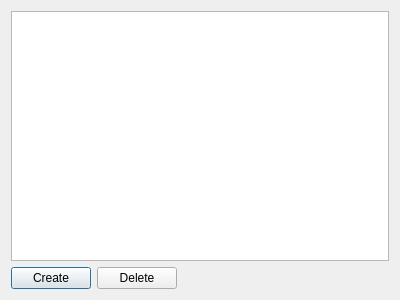
<?xml version="1.0" encoding="UTF-8"?>
<ui version="4.0">
 <class>Dialog</class>
 <widget class="QDialog" name="Dialog">
  <property name="geometry">
   <rect>
    <x>0</x>
    <y>0</y>
    <width>400</width>
    <height>300</height>
   </rect>
  </property>
  <property name="windowTitle">
   <string>Dialog</string>
  </property>
  <layout class="QVBoxLayout" name="verticalLayout">
   <item>
    <widget class="QTreeView" name="treeView"/>
   </item>
   <item>
    <layout class="QHBoxLayout" name="horizontalLayout">
     <item>
      <widget class="QPushButton" name="pushButton">
       <property name="text">
        <string>Create</string>
       </property>
      </widget>
     </item>
     <item>
      <widget class="QPushButton" name="pushButton_2">
       <property name="text">
        <string>Delete</string>
       </property>
      </widget>
     </item>
     <item>
      <spacer name="horizontalSpacer">
       <property name="orientation">
        <enum>Qt::Horizontal</enum>
       </property>
       <property name="sizeHint" stdset="0">
        <size>
         <width>40</width>
         <height>20</height>
        </size>
       </property>
      </spacer>
     </item>
    </layout>
   </item>
  </layout>
 </widget>
 <layoutdefault spacing="6" margin="11"/>
 <resources/>
 <connections/>
</ui>
